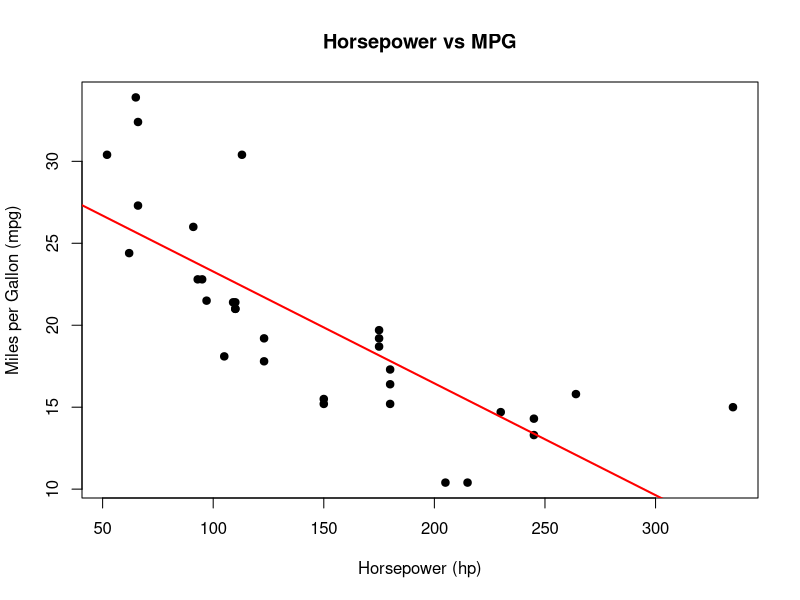

This chart was generated by the following R code:
# Activity1: Linear Regression - 13/2/25

# Load dataset
data(mtcars)

# Perform simple linear regression
model <- lm(mpg ~ hp, data=mtcars)

# Display regression summary
summary(model)

# Scatter plot with regression line
plot(mtcars$hp, mtcars$mpg, main="Horsepower vs MPG",
     xlab="Horsepower (hp)", ylab="Miles per Gallon (mpg)", pch=19)
abline(model, col="red", lwd=2)

# Predicted values
mtcars$predicted_mpg <- predict(model)

# Print first few rows of actual vs predicted values
print(head(mtcars[, c("mpg", "predicted_mpg")]))
